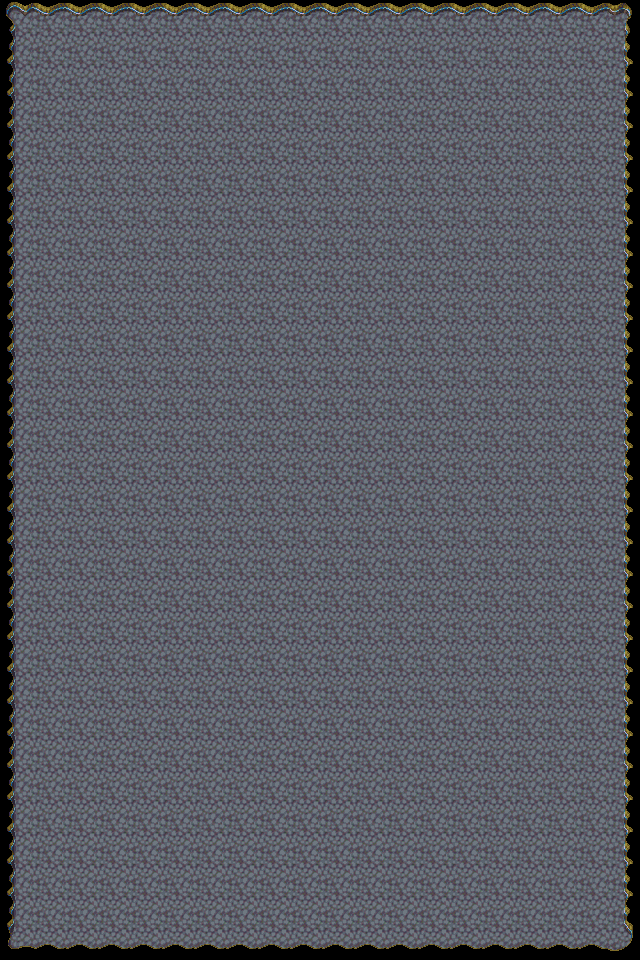

This game map was drawn from its Tiled (.tmx) file and the tilesets committed beside it. A one-line description and the trimmed map source follow:
An orthogonal 20x30 tile map with 32x32 px tiles, 1 tile layer (background).

<map version="1.0" orientation="orthogonal" renderorder="right-down" width="20" height="30" tilewidth="32" tileheight="32" nextobjectid="1">
 <tileset firstgid="1" name="res_tile_demo" tilewidth="32" tileheight="32">
  <image source="res_tile_demo.png" width="288" height="128" />
 </tileset>
 <layer name="background" width="20" height="30">
  <data>[600 cells, 600 non-empty, 9 distinct tile ids]</data>
 </layer>
</map>
